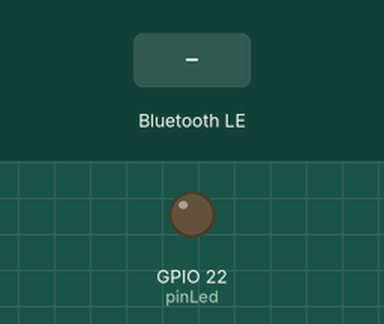
Bench run of a sketch on a simulated ESP32. On the bench: output pins drawn as LEDs (lit = HIGH). The inputs (shaded band) are chosen by the test bench. Nothing arrives over Bluetooth unless stated; a phone connects over Bluetooth LE 3 s after start; what the sketch prints to the serial monitor is not drawn.

Above: at 1.2 s.
1.3 s: Bluetooth LE write "1" received
At 2.3 s:
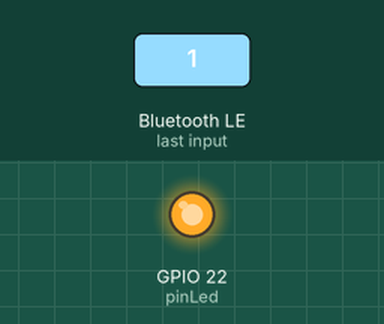
Timing chart, 0 to 4.3 s (numbered marks = the images above; inputs shaded):
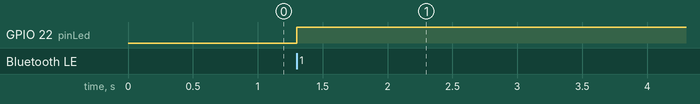

Measured:
- after the input at 1.3 s, GPIO 22 (pinLed): LOW → HIGH at once

The sketch:

BLE.ino
```cpp
// NOTIFY: envía el dato sin esperar confirmación. Es más rápido y liviano.
// INDICATE: envía el dato y el receptor debe confirmar que lo recibió. Es más confiable, pero más lento.

#include <BLEDevice.h>
#include <BLEServer.h>
#include <BLEUtils.h>
#include <BLE2902.h>

BLEServer* servidorBLE = NULL;
BLECharacteristic* caracteristicaSensor = NULL;
BLECharacteristic* caracteristicaLed = NULL;

bool dispositivoConectado = false;
bool dispositivoConectadoAnterior = false;

uint32_t valor = 0;
const int pinLed = 22;

void controlarLed(bool encendido);


#define ID_SERVICIO "fede0000-e8f2-537e-4f6c-d104768a1214"
#define ID_SENSOR   "fede0001-e8f2-537e-4f6c-d104768a1214"
#define ID_LED      "fede0002-e8f2-537e-4f6c-d104768a1214"


class EventosServidor : public BLEServerCallbacks {

  void onConnect(BLEServer* servidor) {
    dispositivoConectado = true;
  }

  void onDisconnect(BLEServer* servidor) {
    dispositivoConectado = false;
  }

};


class EventosLed : public BLECharacteristicCallbacks {

  void onWrite(BLECharacteristic* caracteristica) {

    String valorRecibido = caracteristica->getValue();

    if (valorRecibido.length() == 1) {
      bool estadoLed = static_cast<bool>(valorRecibido[0]);
      controlarLed(estadoLed);
    }

  }

};


void setup() {

  Serial.begin(115200);

  pinMode(pinLed, OUTPUT);
  digitalWrite(pinLed, LOW);

  BLEDevice::init("ESP32"); // Crear dispositivo BLE.

  servidorBLE = BLEDevice::createServer();  // Crear servidor BLE.

  servidorBLE->setCallbacks(new EventosServidor()); // Registrar eventos de conexión y desconexión.

  BLEService* servicioBLE = servidorBLE->createService(ID_SERVICIO); // Crear servicio BLE.


  // Crear característica del sensor.
  caracteristicaSensor = servicioBLE->createCharacteristic(
    ID_SENSOR,
    BLECharacteristic::PROPERTY_READ |
    BLECharacteristic::PROPERTY_WRITE |
    BLECharacteristic::PROPERTY_NOTIFY |
    BLECharacteristic::PROPERTY_INDICATE
  );


  // Crear característica del LED.
  caracteristicaLed = servicioBLE->createCharacteristic(
    ID_LED,
    BLECharacteristic::PROPERTY_READ |
    BLECharacteristic::PROPERTY_WRITE |
    BLECharacteristic::PROPERTY_NOTIFY
  );


  caracteristicaLed->setCallbacks(new EventosLed()); // Registrar la función que recibe los comandos del LED.

  caracteristicaLed->addDescriptor(new BLE2902());  // Descriptor necesario para notificaciones del LED.
  caracteristicaSensor->addDescriptor(new BLE2902()); // Descriptor necesario para notificaciones del sensor.

  // Cargar el estado inicial del LED en la característica BLE.
  uint8_t estadoInicialLed = 0;
  caracteristicaLed->setValue(&estadoInicialLed, 1);


  servicioBLE->start(); // Arrancar el servicio.


  BLEAdvertising* publicidadBLE = BLEDevice::getAdvertising();  // Configurar publicidad BLE.

  publicidadBLE->addServiceUUID(ID_SERVICIO);
  publicidadBLE->setScanResponse(false);
  publicidadBLE->setMinPreferred(0x0);

  BLEDevice::startAdvertising();  // Comenzar a anunciar el dispositivo.

  Serial.println("Esperando conexión con cliente...");
}


void loop() {

  // Si hay un dispositivo conectado, enviar el valor del sensor mediante notificación.
  if (dispositivoConectado) {

    caracteristicaSensor->setValue(String(valor).c_str());
    caracteristicaSensor->notify();

    valor++;

    Serial.print("Nuevo valor: ");
    Serial.println(valor);

    delay(1000);
  }


  // Detectar desconexión.
  if (!dispositivoConectado && dispositivoConectadoAnterior) {

    Serial.println("Dispositivo desconectado.");

    delay(500);

    servidorBLE->startAdvertising();

    Serial.println("Comienza a anunciarse nuevamente.");

    dispositivoConectadoAnterior = dispositivoConectado;
  }


  // Detectar nueva conexión.
  if (dispositivoConectado && !dispositivoConectadoAnterior) {

    dispositivoConectadoAnterior = dispositivoConectado;
    Serial.println("Dispositivo conectado.");

  }

}


void controlarLed(bool encendido) {

  digitalWrite(pinLed, encendido ? HIGH : LOW);

  uint8_t valor = encendido ? 1 : 0;
  caracteristicaLed->setValue(&valor, 1);
  caracteristicaLed->notify();
}
```
